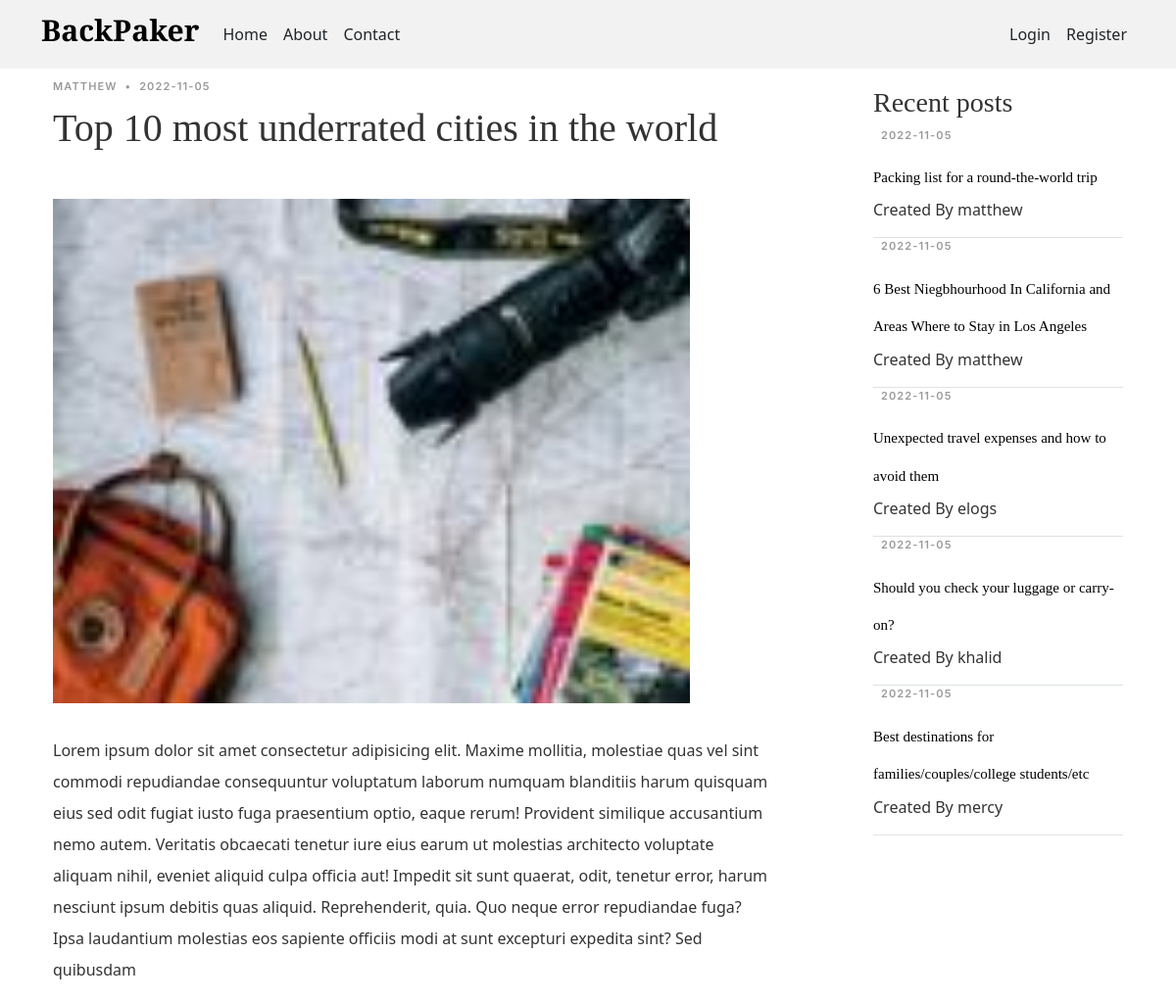
The app's page /post/4 with its own data.
### flaskblog/models.py (models this page shows, shortened)
class User(db.Model, UserMixin):
    id = db.Column(db.Integer, primary_key=True)
    username = db.Column(db.String(20), unique=True, nullable=False)
    email = db.Column(db.String(120), unique=True, nullable=False)
    profile_img = db.Column(db.String(20), nullable=False, default='default.jpg')
    password = db.Column(db.String(60), nullable=False)
    posts = db.relationship('Post', backref='author', lazy=True)
    with app.app_context():
      db.create_all()

class Post(db.Model):
    id = db.Column(db.Integer, primary_key=True)
    title = db.Column(db.String(100), nullable=False)
    date_posted = db.Column(db.DateTime, nullable=False, default=datetime.utcnow)
    content = db.Column(db.Text, nullable=False)
    user_id = db.Column(db.Integer, db.ForeignKey('user.id'), nullable=False)
    image_file = db.Column(db.String(20))
    with app.app_context():
         db.create_all()

### flaskblog/routes.py (the view)
@app.route("/post/<int:post_id>")
def post(post_id):
    posts =Post.query.all()
    post = Post.query.get_or_404(post_id)
    image_file = url_for('static', filename='uploads/' + post.image_file)
    return render_template('post.html', title=post.title, post=post, posts=posts, image_file=image_file )

### flaskblog/templates/post.html (shortened to what this page needs)
{% extends "layout.html" %}
{% block content %}
<section class="single-post-content">
    <div class="container">
        <div class="row mt-5">
            <div class="col-md-9 post-content" data-aos="fade-up">
                <div class="single-post">
                    <div class="post-meta"><span class="date">{{ post.author.username }}</span> <span
                            class="mx-1">&bullet;</span>
                        <span>{{ post.date_posted.strftime('%Y-%m-%d') }}</span>
                    </div>
                </div>
                <h1 class="mb-5">{{ post.title }}</h1>
                <img class="img_fluid" src="{{ image_file }}" alt="">
                <p class="article-content">{{ post.content }}</p>
            </div>
            <div class="col-md-3">
                <h3 class="mt-2">Recent posts</h3>
                {% for post in posts[1:6] %}
                <div class="aside-block">
                    <div class="tab-content">
                        <div class="post-entry-1 border-bottom">
                            <div class="post-meta">
                                <span>{{ post.date_posted.strftime('%Y-%m-%d') }}</span>
                            </div>
                            <h2 class="mb-2"><a href="/post/{{post.id}}">{{ post.title }}
                                </a>
                            </h2>
                            <span class="author mb-3 d-block">
                                <span>Created By</span> {{ post.author.username }}
                            </span>
                        </div>{% endfor %}
                    </div>
                </div>
            </div>
        </div>
    </div>
</section>
{% endblock content %}

### flaskblog/static/main.css (style rules this page uses)
body { background: white; color: #333333; margin-top: 5rem; }
a { color: var(--color-links); text-decoration: none; }
h1, h2, h3, h4, h5, h6 { font-family: var(--font-primary); }
p { font-family: var(--font-default); }
.article-content { line-height: 2; width: 90%; }
.post-meta { font-size: 11px; letter-spacing: 0.07rem; text-transform: uppercase; font-weight: 600; font-family: var(--font-secondary); color: rgba(var(--color-black-rgb), 0.4); margin-bottom: 10px; }
.post-entry-1 h2 a { color: var(--color-black); font-size: 15px; }
.aside-block { margin-bottom: 30px; }
.img_fluid { max-width: 100%; height: auto; width: 80%; margin-bottom: 2rem; }
:root { --cr2: #fff; --cr3: #000000da; --cr4: #000000a1; --cr5: #beb4b1; --fs1: 34px; --fs2: 24px; --fs3: 20px; --fs4: 16px; --fs5: 14px; }

### flaskblog/static/variables.css (style rules this page uses)
:root { --font-default: 'EB Garamond', system-ui, -apple-system, "Segoe UI", Roboto, "Helvetica Neue", Arial, "Noto Sans", "Liberation Sans", sans-serif, "Apple Color Emoji", "Segoe UI Emoji", "Segoe UI Symbol", "Noto Color Emoji"; --font-primary: 'EB Garamond', serif; --font-secondary: 'Inter', sans-serif; --color-default: #212529; --color-default-rgb: 33, 37, 41; --color-links: #212529; --color-links-hover: #15171a; --color-primary: #212529; --color-primary-light: #26282c; --color-primary-dark: #0b0c0e; --color-primary-rgb: 33, 37, 41; --color-primary-light-rgb: 38, 40, 44; --color-primary-dark-rgb: 11, 12, 14; --color-secondary: #596d80; --color-secondary-light: #8498aa; --color-secondary-dark: #404f5c; --color-secondary-rgb: 89, 109, 128; --color-secondary-light-rgb: 132, 152, 170; --color-secondary-dark-rgb: 64, 79, 92; --color-blue: #0d6efd; --color-blue-rgb: 13, 110, 253; --color-indigo: #6610f2; --color-indigo-rgb: 102, 16, 242; --color-purple: #6f42c1; --color-purple-rgb: 111, 66, 193; --color-pink: #f3268c; --color-pink-rgb: 243, 38, 140; --color-red: #df1529; --color-red-rgb: 223, 21, 4; --color-orange: #fd7e14; --color-orange-rgb: 253, 126, 20; --color-yellow: #ffc107; --color-yellow-rgb: 255, 193, 7; --color-green: #059652; --color-green-rgb: 5, 150, 82; --color-teal: #20c997; --color-teal-rgb: 32, 201, 151; --color-cyan: #0dcaf0; --color-cyan-rgb: 13, 202, 240; --color-white: #ffffff; --color-white-rgb: 255, 255, 255; --color-gray: #6c757d; --color-gray-rgb: 108, 117, 125; --color-black: #000000; --color-black-rgb: 0, 0, 0; }
:root { --bs-blue: var(--color-blue); --bs-indigo: var(--color-indigo); --bs-purple: var(--color-purple); --bs-pink: var(--color-pink); --bs-red: var(--color-red); --bs-orange: var(--color-orange); --bs-yellow: var(--color-yellow); --bs-green: var(--color-green); --bs-teal: var(--color-teal); --bs-cyan: var(--color-cyan); --bs-white: var(--color-white); --bs-gray: var(--color-gray); --bs-gray-dark: #343a40; --bs-gray-100: #f8f9fa; --bs-gray-200: #e9ecef; --bs-gray-300: #dee2e6; --bs-gray-400: #ced4da; --bs-gray-500: #adb5bd; --bs-gray-600: #6c757d; --bs-gray-700: #495057; --bs-gray-800: #343a40; --bs-gray-900: #212529; --bs-primary: var(--color-blue); --bs-secondary: var(--color-blue); --bs-success: #198754; --bs-info: #0dcaf0; --bs-warning: #ffc107; --bs-danger: #dc3545; --bs-light: #f8f9fa; --bs-dark: #212529; --bs-primary-rgb: var(--color-primary-rgb); --bs-secondary-rgb: var(--color-secondary-rgb); --bs-success-rgb: 25, 135, 84; --bs-info-rgb: 13, 202, 240; --bs-warning-rgb: 255, 193, 7; --bs-danger-rgb: 220, 53, 69; --bs-light-rgb: 248, 249, 250; --bs-dark-rgb: 33, 37, 41; --bs-white-rgb: var(--color-white-rgb); --bs-black-rgb: var(--color-black-rgb); --bs-body-color-rgb: var(--color-default-rgb); --bs-body-bg-rgb: 255, 255, 255; --bs-font-sans-serif: var(--font-default); --bs-font-monospace: SFMono-Regular, Menlo, Monaco, Consolas, "Liberation Mono", "Courier New", monospace; --bs-gradient: linear-gradient(180deg, rgba(255, 255, 255, 0.15), rgba(255, 255, 255, 0)); --bs-body-font-family: var(--font-default); --bs-body-font-size: 1rem; --bs-body-font-weight: 400; --bs-body-line-height: 1.5; --bs-body-color: var(--color-default); --bs-body-bg: #fff; }

### records on screen
User: author.username "MATTHEW"
Post: date_posted "2022-11-05", title "Top 10 most underrated cities in the world", content "Lorem ipsum dolor sit amet consectetur adipisicing elit. Maxime mollitia, molestiae quas vel sint commodi repudiandae consequuntur voluptatum laborum numquam blanditiis harum quisquam eius sed odit fugiat iusto fuga praesentium optio, eaque rerum! Provident similique accusantium nemo autem. Veritatis obcaecati tenetur iure eius earum ut molestias architecto voluptate aliquam nihil, eveniet aliquid culpa officia aut! Impedit sit sunt quaerat, odit, tenetur error, harum nesciunt ipsum debitis quas aliquid. Reprehenderit, quia. Quo neque error repudiandae fuga? Ipsa laudantium molestias eos sapiente officiis modi at sunt excepturi expedita sint? Sed quibusdam"
Post: date_posted "2022-11-05", title "Packing list for a round-the-world trip", author.username "matthew"
Post: date_posted "2022-11-05", title "6 Best Niegbhourhood In California and Areas Where to Stay in Los Angeles", author.username "matthew"
Post: date_posted "2022-11-05", title "Unexpected travel expenses and how to avoid them", author.username "elogs"
Post: date_posted "2022-11-05", title "Should you check your luggage or carry-on?", author.username "khalid"
Post: date_posted "2022-11-05", title "Best destinations for families/couples/college students/etc", author.username "mercy"
